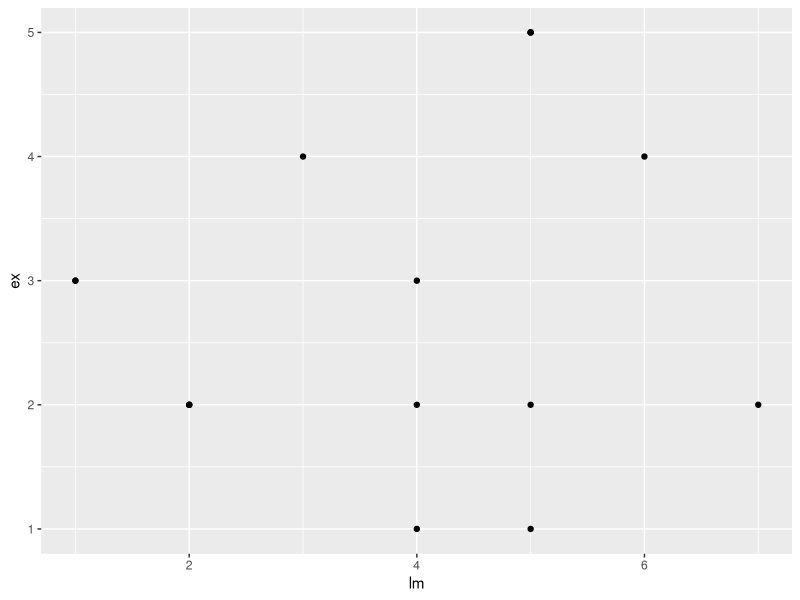

R code for this plot:
## ---- chunk 1
# Read the survey data csv
survey_fresh = read.csv("DATA1001_survey.csv")
## ---- chunk 2
# Cleaned our data

survey = read.csv("DATA1001_survey.csv")

library(tidyverse)

survey_fresh = survey %>%
                    rename(
                    
                      `Age` = 2,
                      `LGA` = 3,
                      `Opinion on lockdown` = 4,
                      `Rule adherance` = 5,
                      `Cohabitation` = 6,
                      `Income` = 7,
                      `Lockdown time spent outdoors` = 8, 
                      `Lockdown time spent exercising` = 9,
                      `Low mood` = 10,
                      `Happy mood` = 11,
                      `Hours technology` = 12
                       ) 

## ---- chunk 3
str(survey_fresh)
## ---- chunk 4
library(ggplot2)

ex = survey_fresh$"Lockdown time spent outdoors"
lm = survey_fresh$"Happy mood"

ggplot(survey_fresh, aes(x = lm, y = ex)) +
  geom_point()
